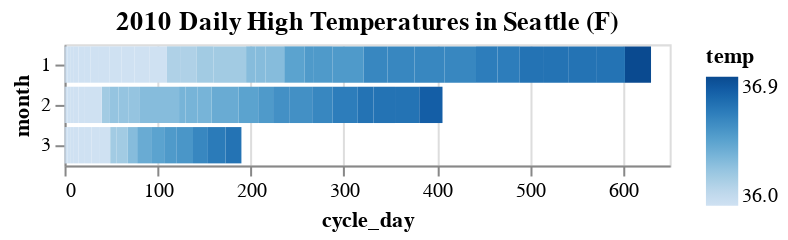

Notebook cell for this chart:
### Code cell
df.sort_values(by='cycle_day', inplace=True)

alt.Chart(df).mark_bar().encode(
    alt.X('cycle_day:Q'),
    alt.Y('cycle:O').title('month'),
    alt.Color('temp', sort=alt.EncodingSortField(field='cycle_day', order='descending')),
    tooltip=['cycle', 'cycle_day']
).properties(
    title="2010 Daily High Temperatures in Seattle (F)"
)

### Figure 1 — Vega-Lite specification as saved in the notebook (floating-point values rounded to 4 significant figures)
{"config": {"view": {"continuousWidth": 300, "continuousHeight": 300}}, "data": {"name": "data-3ae0ceb2d58ff0f2fa6305aee3a082df"}, "mark": {"type": "bar"}, "encoding": {"color": {"field": "temp", "sort": {"field": "cycle_day", "order": "descending"}, "type": "quantitative"}, "tooltip": [{"field": "cycle", "type": "quantitative"}, {"field": "cycle_day", "type": "quantitative"}], "x": {"field": "cycle_day", "type": "quantitative"}, "y": {"field": "cycle", "title": "month", "type": "ordinal"}}, "title": "2010 Daily High Temperatures in Seattle (F)", "$schema": "https://vega.github.io/schema/vega-lite/v5.16.3.json", "datasets": {"data-3ae0ceb2d58ff0f2fa6305aee3a082df": [{"date": "2023-12-19T00:00:00", "temp": 36.0, "Flujo": "S", "cycle": 1, "cycle_day": 0}, {"date": "2024-02-20T00:00:00", "temp": 36.0, "Flujo": "S", "cycle": 3, "cycle_day": 0}, {"date": "2024-01-23T00:00:00", "temp": 36.0, "Flujo": "S", "cycle": 2, "cycle_day": 0}, {"date": "2024-01-24T00:00:00", "temp": 36.0, "Flujo": "S", "cycle": 2, "cycle_day": 1}, {"date": "2024-02-21T00:00:00", "temp": 36.0, "Flujo": "S", "cycle": 3, "cycle_day": 1}, {"date": "2023-12-20T00:00:00", "temp": 36.0, "Flujo": "S", "cycle": 1, "cycle_day": 1}, {"date": "2024-02-22T00:00:00", "temp": 36.0, "Flujo": "S", "cycle": 3, "cycle_day": 2}, {"date": "2024-01-25T00:00:00", "temp": 36.0, "Flujo": "S", "cycle": 2, "cycle_day": 2}, {"date": "2023-12-21T00:00:00", "temp": 36.0, "Flujo": "S", "cycle": 1, "cycle_day": 2}, {"date": "2023-12-22T00:00:00", "temp": 36.0, "Flujo": "S", "cycle": 1, "cycle_day": 3}, {"date": "2024-01-26T00:00:00", "temp": 36.0, "Flujo": "S", "cycle": 2, "cycle_day": 3}, {"date": "2024-02-23T00:00:00", "temp": 36.0, "Flujo": "S", "cycle": 3, "cycle_day": 3}, {"date": "2023-12-23T00:00:00", "temp": 36.0, "Flujo": "S", "cycle": 1, "cycle_day": 4}, {"date": "2024-02-24T00:00:00", "temp": 36.0, "Flujo": "S", "cycle": 3, "cycle_day": 4}, {"date": "2024-01-27T00:00:00", "temp": 36.0, "Flujo": "S", "cycle": 2, "cycle_day": 4}, {"date": "2023-12-24T00:00:00", "temp": 36.0, "Flujo": "S", "cycle": 1, "cycle_day": 5}, {"date": "2024-02-25T00:00:00", "temp": 36.0, "Flujo": "S", "cycle": 3, "cycle_day": 5}, {"date": "2024-01-28T00:00:00", "temp": 36.0, "Flujo": "S", "cycle": 2, "cycle_day": 5}, {"date": "2024-02-26T00:00:00", "temp": 36.0, "Flujo": "S", "cycle": 3, "cycle_day": 6}, {"date": "2024-01-29T00:00:00", "temp": 36.0, "Flujo": "S", "cycle": 2, "cycle_day": 6}, {"date": "2023-12-25T00:00:00", "temp": 36.0, "Flujo": "N", "cycle": 1, "cycle_day": 6}, {"date": "2023-12-26T00:00:00", "temp": 36.0, "Flujo": "N", "cycle": 1, "cycle_day": 7}, {"date": "2024-01-30T00:00:00", "temp": 36.35, "Flujo": "N", "cycle": 2, "cycle_day": 7}, {"date": "2024-02-27T00:00:00", "temp": 36.2, "Flujo": "f", "cycle": 3, "cycle_day": 7}, {"date": "2024-01-31T00:00:00", "temp": 36.2, "Flujo": "N", "cycle": 2, "cycle_day": 8}, {"date": "2023-12-27T00:00:00", "temp": 36.0, "Flujo": "N", "cycle": 1, "cycle_day": 8}, {"date": "2024-02-28T00:00:00", "temp": 36.0, "Flujo": "f", "cycle": 3, "cycle_day": 8}, {"date": "2024-02-01T00:00:00", "temp": 36.4, "Flujo": "f", "cycle": 2, "cycle_day": 9}, {"date": "2023-12-28T00:00:00", "temp": 36.5, "Flujo": "N", "cycle": 1, "cycle_day": 9}, {"date": "2024-02-29T00:00:00", "temp": 36.0, "Flujo": "F", "cycle": 3, "cycle_day": 9}, {"date": "2023-12-29T00:00:00", "temp": 36.3, "Flujo": "N", "cycle": 1, "cycle_day": 10}, {"date": "2024-03-01T00:00:00", "temp": 36.3, "Flujo": "F", "cycle": 3, "cycle_day": 10}, {"date": "2024-02-02T00:00:00", "temp": 36.25, "Flujo": "f", "cycle": 2, "cycle_day": 10}, {"date": "2023-12-30T00:00:00", "temp": 36.3, "Flujo": "N", "cycle": 1, "cycle_day": 11}, {"date": "2024-02-03T00:00:00", "temp": 36.25, "Flujo": "f", "cycle": 2, "cycle_day": 11}, {"date": "2024-03-02T00:00:00", "temp": 36.0, "Flujo": "F", "cycle": 3, "cycle_day": 11}, {"date": "2024-03-03T00:00:00", "temp": 36.2, "Flujo": "f", "cycle": 3, "cycle_day": 12}, {"date": "2024-02-04T00:00:00", "temp": 36.25, "Flujo": "F", "cycle": 2, "cycle_day": 12}, {"date": "2023-12-31T00:00:00", "temp": 36.0, "Flujo": "N", "cycle": 1, "cycle_day": 12}, {"date": "2024-02-05T00:00:00", "temp": 36.35, "Flujo": "F", "cycle": 2, "cycle_day": 13}, {"date": "2024-03-04T00:00:00", "temp": 36.5, "Flujo": "f", "cycle": 3, "cycle_day": 13}, {"date": "2024-01-01T00:00:00", "temp": 36.0, "Flujo": "f", "cycle": 1, "cycle_day": 13}, {"date": "2024-02-06T00:00:00", "temp": 36.3, "Flujo": "f", "cycle": 2, "cycle_day": 14}, {"date": "2024-01-02T00:00:00", "temp": 36.0, "Flujo": "f", "cycle": 1, "cycle_day": 14}, {"date": "2024-03-05T00:00:00", "temp": 36.45, "Flujo": "N", "cycle": 3, "cycle_day": 14}, {"date": "2024-01-03T00:00:00", "temp": 36.15, "Flujo": "f", "cycle": 1, "cycle_day": 15}, {"date": "2024-03-06T00:00:00", "temp": 36.4, "Flujo": "N", "cycle": 3, "cycle_day": 15}, {"date": "2024-02-07T00:00:00", "temp": 36.35, "Flujo": "f", "cycle": 2, "cycle_day": 15}, {"date": "2024-02-08T00:00:00", "temp": 36.5, "Flujo": "N", "cycle": 2, "cycle_day": 16}, {"date": "2024-03-07T00:00:00", "temp": 36.6, "Flujo": "N", "cycle": 3, "cycle_day": 16}, {"date": "2024-01-04T00:00:00", "temp": 36.0, "Flujo": "F", "cycle": 1, "cycle_day": 16}, {"date": "2024-01-05T00:00:00", "temp": 36.15, "Flujo": "F", "cycle": 1, "cycle_day": 17}, {"date": "2024-03-08T00:00:00", "temp": 36.7, "Flujo": "N", "cycle": 3, "cycle_day": 17}, {"date": "2024-02-09T00:00:00", "temp": 36.7, "Flujo": "N", "cycle": 2, "cycle_day": 17}, {"date": "2024-01-06T00:00:00", "temp": 36.2, "Flujo": "F", "cycle": 1, "cycle_day": 18}, {"date": "2024-02-10T00:00:00", "temp": 36.55, "Flujo": "N", "cycle": 2, "cycle_day": 18}, {"date": "2024-03-09T00:00:00", "temp": 36.52, "Flujo": "N", "cycle": 3, "cycle_day": 18}, {"date": "2024-03-10T00:00:00", "temp": 36.66, "Flujo": "N", "cycle": 3, "cycle_day": 19}, {"date": "2024-01-07T00:00:00", "temp": 36.0, "Flujo": "f", "cycle": 1, "cycle_day": 19}, {"date": "2024-02-11T00:00:00", "temp": 36.0, "Flujo": "N", "cycle": 2, "cycle_day": 19}, {"date": "2024-01-08T00:00:00", "temp": 36.3, "Flujo": "N", "cycle": 1, "cycle_day": 20}, {"date": "2024-02-12T00:00:00", "temp": 36.4, "Flujo": "N", "cycle": 2, "cycle_day": 20}, {"date": "2024-01-09T00:00:00", "temp": 36.5, "Flujo": "N", "cycle": 1, "cycle_day": 21}, {"date": "2024-02-13T00:00:00", "temp": 36.45, "Flujo": "N", "cycle": 2, "cycle_day": 21}, {"date": "2024-01-10T00:00:00", "temp": 36.45, "Flujo": "N", "cycle": 1, "cycle_day": 22}, {"date": "2024-02-14T00:00:00", "temp": 36.6, "Flujo": "N", "cycle": 2, "cycle_day": 22}, {"date": "2024-02-15T00:00:00", "temp": 36.7, "Flujo": "N", "cycle": 2, "cycle_day": 23}, {"date": "2024-01-11T00:00:00", "temp": 36.65, "Flujo": "N", "cycle": 1, "cycle_day": 23}, {"date": "2024-02-16T00:00:00", "temp": 36.55, "Flujo": "N", "cycle": 2, "cycle_day": 24}, {"date": "2024-01-12T00:00:00", "temp": 36.65, "Flujo": "N", "cycle": 1, "cycle_day": 24}, {"date": "2024-02-17T00:00:00", "temp": 36.8, "Flujo": "N", "cycle": 2, "cycle_day": 25}, {"date": "2024-01-13T00:00:00", "temp": 36.7, "Flujo": "N", "cycle": 1, "cycle_day": 25}, {"date": "2024-02-18T00:00:00", "temp": 36.7, "Flujo": "N", "cycle": 2, "cycle_day": 26}, {"date": "2024-01-14T00:00:00", "temp": 36.6, "Flujo": "N", "cycle": 1, "cycle_day": 26}, {"date": "2024-02-19T00:00:00", "temp": 36.65, "Flujo": "N", "cycle": 2, "cycle_day": 27}, {"date": "2024-01-15T00:00:00", "temp": 36.7, "Flujo": "N", "cycle": 1, "cycle_day": 27}, {"date": "2024-01-16T00:00:00", "temp": 36.9, "Flujo": "N", "cycle": 1, "cycle_day": 28}, {"date": "2024-02-20T00:00:00", "temp": 36.3, "Flujo": "N", "cycle": 2, "cycle_day": 28}, {"date": "2024-01-17T00:00:00", "temp": 36.6, "Flujo": "N", "cycle": 1, "cycle_day": 29}, {"date": "2024-01-18T00:00:00", "temp": 36.7, "Flujo": "N", "cycle": 1, "cycle_day": 30}, {"date": "2024-01-19T00:00:00", "temp": 36.7, "Flujo": "N", "cycle": 1, "cycle_day": 31}, {"date": "2024-01-20T00:00:00", "temp": 36.6, "Flujo": "N", "cycle": 1, "cycle_day": 32}, {"date": "2024-01-21T00:00:00", "temp": 36.5, "Flujo": "N", "cycle": 1, "cycle_day": 33}, {"date": "2024-01-22T00:00:00", "temp": 36.6, "Flujo": "N", "cycle": 1, "cycle_day": 34}, {"date": "2024-01-23T00:00:00", "temp": 36.2, "Flujo": "N", "cycle": 1, "cycle_day": 35}]}}
